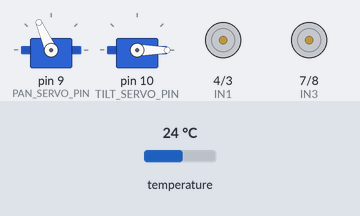
The sketch below on a simulated Arduino Uno, built with avr-gcc and run on an emulated ATmega328P. Parts: 2 × servo, motor-driver pin pairs drawn as motors (green arrow = first pin HIGH = forward, orange = second pin HIGH = backward, longer = more drive, scaled by the enable pin). Inputs (shaded band) come from the test bench; at power-on: temperature 24 °C. What the sketch prints to the serial monitor is not drawn.

Above: at 1.5 s.
1.6 s: temperature set to 24.5 °C
4.6 s: temperature set to 25.4 °C
At 6.2 s:
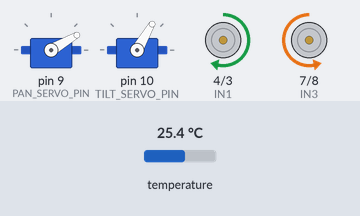
7.6 s: temperature set to 12 °C
At 7.75 s:
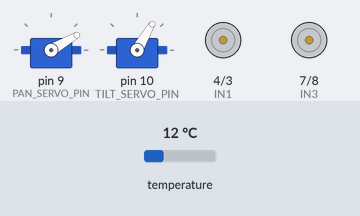
10.6 s: temperature set to 28 °C
At 10.81 s:
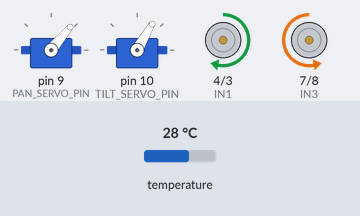
Timing chart, 0 to 13.3 s (numbered marks = the images above; inputs shaded):
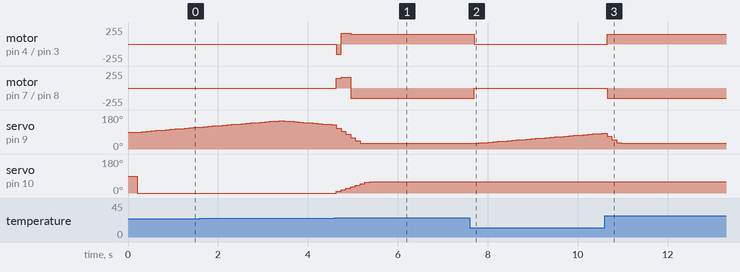

The sketch:

heat-seeking.ino
```cpp
/*

  - Uses AMG8833 8x8 IR array to find hottest object
  - Uses pan/tilt servos on the camera mount to track the heat source
  - Automatically moves toward the heat source whenever it sees one
  - Stops and scans when no valid hot target is visible

  Wiring:
  AMG8833:
    VIN -> 5V
    GND -> GND
    SDA -> A4
    SCL -> A5

  Pan/Tilt Servos:
    Pan  signal -> D9
    Tilt signal -> D10
    Servo power -> 5V and GND (shared with Arduino, or separate 5–6V with common GND)

  L298N Motor Driver:
    Battery +   -> +12V on L298N
    Battery -   -> GND on L298N
    L298N GND   -> Arduino GND (MUST be common)

    Left motor  -> OUT1 / OUT2
    Right motor -> OUT3 / OUT4

    ENA -> D5   (PWM, left speed)
    IN1 -> D4   (left direction)
    IN2 -> D3   (left direction)

    ENB -> D6   (PWM, right speed)
    IN3 -> D7   (right direction)
    IN4 -> D8   (right direction)

  L298N jumpers:
    - Remove ENA jumper
    - Remove ENB jumper
    - LEAVE the 5V/12V (regulator) jumper ON
*/

#include <Wire.h>
#include <Adafruit_AMG88xx.h>
#include <Servo.h>

// ---------------------------------------------------------------------------
// L298N MOTOR DRIVER PINS
// ---------------------------------------------------------------------------

// Left motor (Motor A on L298N)
const int ENA = 5;   // PWM-capable pin - left motor speed
const int IN1 = 4;   // direction pin
const int IN2 = 3;   // direction pin

// Right motor (Motor B on L298N)
const int ENB = 6;   // PWM-capable pin - right motor speed
const int IN3 = 7;   // direction pin
const int IN4 = 8;   // direction pin

// Pan/tilt servos for the camera mount
const int PAN_SERVO_PIN  = 9;   // servo on horizontal axis
const int TILT_SERVO_PIN = 10;  // servo on vertical axis

// ---------------------------------------------------------------------------
// Heat-seeker & servo tuning parameters
// ---------------------------------------------------------------------------

Adafruit_AMG88xx amg;
Servo servoPan;
Servo servoTilt;

// AMG8833 array has 8x8 = 64 pixels
float pixels[64];

// Temperature threshold for "valid" target (deg C)
const float MIN_TARGET_TEMP = 25.0;   // adjust as needed (lighter vs warm hand)

// Pan/tilt servo ranges (degrees)
const int PAN_CENTER   = 90;
const int PAN_MIN      = 30;
const int PAN_MAX      = 150;

const int TILT_CENTER  = 0;   // adjust if your mount is angled
const int TILT_MIN     = 0;
const int TILT_MAX     = 60;

// Proportional gain from image column to pan change
const float PAN_KP = 5.0;   // deg per column error (tune this)

// Simple scanning behavior
const int SCAN_STEP_DEG   = 2;
bool scanRight = true;

// Movement parameters
const int DRIVE_SPEED   = 160;   // 0–255
const int TURN_SPEED    = 150;
const int PAN_DEAD_BAND = 20;    // degrees from center before we start turning

// State flags
bool targetVisible = false;

// Track current servo positions in software
int currentPan  = PAN_CENTER;
int currentTilt = TILT_CENTER;

// ---------------------------------------------------------------------------
// Motor control helper functions (L298N VERSION)
// ---------------------------------------------------------------------------

void tankStop() {
  analogWrite(ENA, 0);
  analogWrite(ENB, 0);
}

void tankForward(uint8_t speedVal) {
  // Left motor forward
  digitalWrite(IN1, HIGH);
  digitalWrite(IN2, LOW);
  // Right motor forward
  digitalWrite(IN3, HIGH);
  digitalWrite(IN4, LOW);

  analogWrite(ENA, speedVal);
  analogWrite(ENB, speedVal);
}

void tankBackward(uint8_t speedVal) {
  // Left motor backward
  digitalWrite(IN1, LOW);
  digitalWrite(IN2, HIGH);
  // Right motor backward
  digitalWrite(IN3, LOW);
  digitalWrite(IN4, HIGH);

  analogWrite(ENA, speedVal);
  analogWrite(ENB, speedVal);
}

void tankTurnRight(uint8_t speedVal) {
  // Left motor forward, right motor backward
  digitalWrite(IN1, LOW);
  digitalWrite(IN2, HIGH);

  digitalWrite(IN3, HIGH);
  digitalWrite(IN4, LOW);

  analogWrite(ENA, speedVal);
  analogWrite(ENB, speedVal);
}

void tankTurnLeft(uint8_t speedVal) {
  // Right motor forward, left motor backward
  digitalWrite(IN1, HIGH);
  digitalWrite(IN2, LOW);

  digitalWrite(IN3, LOW);
  digitalWrite(IN4, HIGH);

  analogWrite(ENA, speedVal);
  analogWrite(ENB, speedVal);
}

// ---------------------------------------------------------------------------
// Servo helper functions
// ---------------------------------------------------------------------------

void setPan(int angle) {
  currentPan = constrain(angle, PAN_MIN, PAN_MAX);
  servoPan.write(currentPan);
}

void setTilt(int angle) {
  currentTilt = constrain(angle, TILT_MIN, TILT_MAX);
  servoTilt.write(currentTilt);
}

// Scan back and forth when no target is visible
void scanForTarget() {
  if (scanRight) {
    setPan(currentPan + SCAN_STEP_DEG);
    if (currentPan >= PAN_MAX) {
      scanRight = false;
    }
  } else {
    setPan(currentPan - SCAN_STEP_DEG);
    if (currentPan <= PAN_MIN) {
      scanRight = true;
    }
  }
}

// ---------------------------------------------------------------------------
// Thermal tracking: read AMG8833, find hottest pixel, aim servos
// ---------------------------------------------------------------------------

void updateThermalTracking() {
  // Read temperatures from all 64 sensors on AMG8833
  amg.readPixels(pixels);

  // Initialize temperature reading
  float maxTemp = -1000.0;
  // -1 means nothing found yet (code has not compared any temperatures yet)
  int maxIndex = -1;

  // For loop that scans through all 64 pixels to find hottest one
  // Once this loop finishes, 'maxTemp' will have the value of the highest temperature seen by the AMG8833
  // and 'maxIndex' will have the position of the object with the highest temperature seen by the AMG8833
  for (int i = 0; i < 64; i++) {
    if (pixels[i] > maxTemp) {
      maxTemp = pixels[i];
      maxIndex = i;
    }
  }

  // Decide if the highest temperature found by AMG8833 is "hot enough"
  if (maxIndex < 0 || maxTemp < MIN_TARGET_TEMP) {
    // No valid hot target
    targetVisible = false;
    return;
  }

  targetVisible = true;

  // Obtaining coordinates (row and column) of hottest object
  // Division provides row number (0-7)
  int row = maxIndex / 8;
  // Modulus provides column number (0-7)
  int col = maxIndex % 8;
  // At this point, you have a vertical coordinate and a horizontal coordinate

  // Calculating how far target is off-center. If this evaluates to ~0, then
  // target is centered
  float colError = (float)col - 3.5f;
  float rowError = (float)row - 3.5f;

  // Rotate servo based on error calculations above
  // Convert error into degrees of movement by mulitplying by "PAN_KP"
  int panDelta = (int)(colError * PAN_KP);
  setPan(currentPan + panDelta);

  // Same idea as pan, but with tilting up/down
  int tiltDelta = (int)(-rowError * (PAN_KP / 2.0));
  setTilt(currentTilt + tiltDelta);
}

// ---------------------------------------------------------------------------
// Movement logic - ALWAYS CHASE WHEN TARGET VISIBLE
// ---------------------------------------------------------------------------

void updateMovement() {

  // If there's no target visible, break out of this function
  if (!targetVisible) {
    tankStop();
    return;
  }

  // Calculate how off the target is from center
  int panError = currentPan - PAN_CENTER;

  // If target is more off-center than threshold (to the right), turn tank to the right
  if (panError > PAN_DEAD_BAND) {
    tankTurnRight(TURN_SPEED);

    // Else if target is more off-center than threshold (to the left), turn tank to the left
  } else if (panError < -PAN_DEAD_BAND) {
    tankTurnLeft(TURN_SPEED);

    // Otherwise, target is within threshold, drive straight to target
  } else {
    tankForward(DRIVE_SPEED);
  }
}

// ---------------------------------------------------------------------------
// Setup and main loop
// ---------------------------------------------------------------------------

void setup() {
  Serial.begin(115200);
  Serial.println("Heat-Seeking Conqueror Tank (AUTO CHASE) starting...");

  // Init motor pins (L298N)
  pinMode(ENA, OUTPUT);
  pinMode(IN1, OUTPUT);
  pinMode(IN2, OUTPUT);

  pinMode(ENB, OUTPUT);
  pinMode(IN3, OUTPUT);
  pinMode(IN4, OUTPUT);

  tankStop();

  // Init servos
  servoPan.attach(PAN_SERVO_PIN);
  servoTilt.attach(TILT_SERVO_PIN);
  delay(200);
  setPan(PAN_CENTER);
  setTilt(TILT_CENTER);

  // Init AMG8833
  if (!amg.begin()) {
    Serial.println("Could not find a valid AMG8833 sensor, check wiring!");
    while (1) {
      delay(1000);
    }
  }
  Serial.println("AMG8833 initialized.");

  // Give sensor some time to stabilize
  delay(100);
}

void loop() {
  updateThermalTracking(); // Read AMG8833 and point servos at hottest spot

  if (!targetVisible) {
    // No hot target: scan around with the pan servo and stop chassis
    scanForTarget();
    tankStop();
  } else {
    // We see something hot; ALWAYS move toward it
    updateMovement();
  }

  delay(100); // ~10 Hz loop, matches AMG8833 max frame rate
}
```

Measured:
- the behaviour switches between 24.8 and 24.9 °C on temperature (found by bisection; images 0 and 1)
- after the input at 4.6 s, motor on pin 4 (IN1) / pin 3 (IN2): stopped → backward 150/255 at once, → forward 160/255 0.11 s later, → forward 150/255 0.21 s later; motor on pin 7 (IN3) / pin 8 (IN4): stopped → forward 150/255 at once, → forward 160/255 0.11 s later, → backward 150/255 0.21 s later
- after the input at 7.6 s, motor on pin 4 (IN1) / pin 3 (IN2): forward 150/255 → stopped after 0.10 s; motor on pin 7 (IN3) / pin 8 (IN4): backward 150/255 → stopped after 0.10 s; servo on pin 9 (PAN_SERVO_PIN): moves from 30° to 84° over 2.7 s, starting after 0.20 s
- after the input at 10.6 s, motor on pin 4 (IN1) / pin 3 (IN2): stopped → forward 150/255 after 0.05 s; motor on pin 7 (IN3) / pin 8 (IN4): stopped → backward 150/255 after 0.05 s
